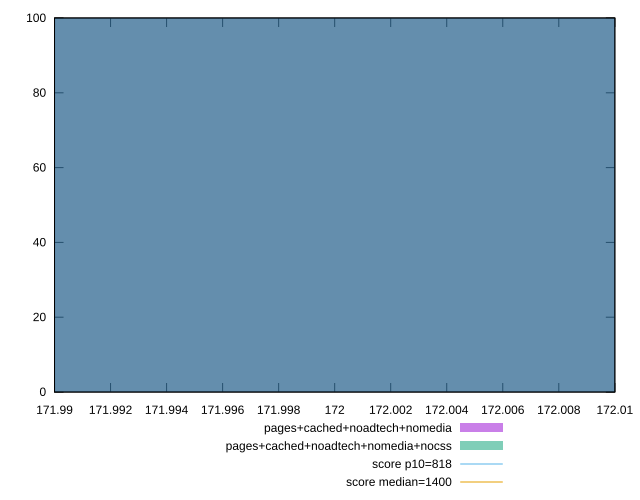

The gnuplot source for this figure:
reset

$pagesCachedNoadtechNomedia <<EOF
172 100
EOF

$pagesCachedNoadtechNomediaNocss <<EOF
172 100
EOF

set key outside below
set boxwidth 0.1
set xrange [171.99:172.01]
set yrange [0:100]
set trange [0:100]
set style fill transparent solid 0.5 noborder

set parametric
set terminal svg size 640, 500 enhanced background rgb 'white'
set output "report_00022_2021-02-20T12:08:46.964Z/dom-size/comparison/histogram/3_vs_4.svg"

plot $pagesCachedNoadtechNomedia title "pages+cached+noadtech+nomedia" with boxes, \
     $pagesCachedNoadtechNomediaNocss title "pages+cached+noadtech+nomedia+nocss" with boxes, \
     818,t title "score p10=818", \
     1400,t title "score median=1400"

reset
